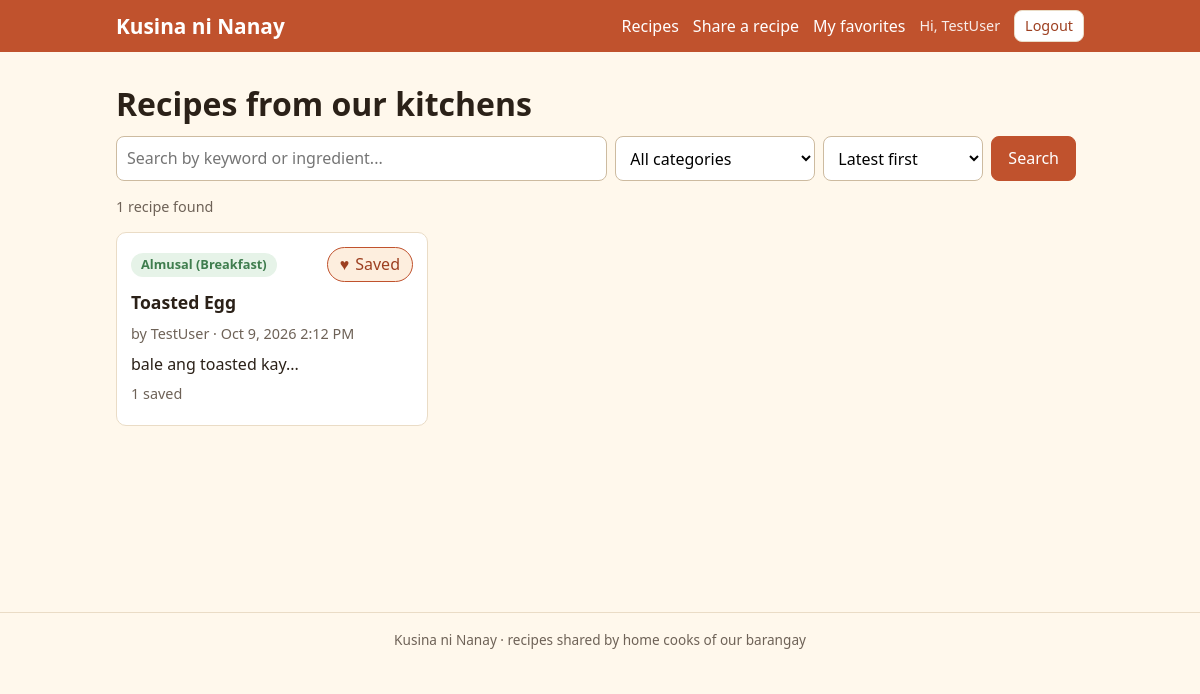
/index.php (signed in), run on the app's committed database.
### tables this page shows
CREATE TABLE `recipes` (
  `id` int(10) UNSIGNED NOT NULL,
  `user_id` int(10) UNSIGNED NOT NULL,
  `category_id` int(10) UNSIGNED NOT NULL,
  `title` varchar(120) NOT NULL,
  `description` varchar(500) NOT NULL,
  `steps` text NOT NULL,
  `created_at` datetime NOT NULL DEFAULT current_timestamp(),
  `edited_at` datetime DEFAULT NULL
);

CREATE TABLE `categories` (
  `id` int(10) UNSIGNED NOT NULL,
  `name` varchar(60) NOT NULL
);

CREATE TABLE `users` (
  `id` int(10) UNSIGNED NOT NULL,
  `name` varchar(100) NOT NULL,
  `email` varchar(255) NOT NULL,
  `password` varchar(255) NOT NULL,
  `created_at` datetime NOT NULL DEFAULT current_timestamp()
);

### bootstrap.php (called while the page is built, shortened)
<?php
spl_autoload_register(function ($class) {
    $file = __DIR__ . '/classes/' . $class . '.php';
});
function e($value): string
{
    return htmlspecialchars((string)$value, ENT_QUOTES, 'UTF-8');
}
function show_date($datetime): string
{
    return date('M j, Y g:i A', strtotime((string)$datetime));
}
function input_str(array $source, string $key): string
{
    return (isset($source[$key]) && is_string($source[$key])) ? trim($source[$key]) : '';
}

### classes/Auth.php (called while the page is built, shortened)
<?php
class Auth
{
    public static function id(): int
    {
        return (int)($_SESSION['user_id'] ?? 0);
    }
}

### classes/RecipeRepository.php (called while the page is built, shortened)
<?php
class RecipeRepository
{
    private $db;
    public function __construct(PDO $db)
    {
        $this->db = $db;
    }
    private function baseSql(): string
    {
        return 'SELECT r.id, r.user_id, r.category_id, r.title, r.description, r.steps,
                       r.created_at, r.edited_at,
                       u.name AS author, c.name AS category,
                       (SELECT COUNT(*) FROM favorites f WHERE f.recipe_id = r.id) AS saves,
                       EXISTS (SELECT 1 FROM favorites f2
                               WHERE f2.recipe_id = r.id AND f2.user_id = :me) AS is_fav
                FROM recipes r
                INNER JOIN users u ON u.id = r.user_id
                INNER JOIN categories c ON c.id = r.category_id';
    }
    public function search(int $me, string $keyword, int $categoryId, string $sort): array
    {
        $sql = $this->baseSql();
        $params = ['me' => $me];
        $where = [];
        if ($sort === 'saved') {
            $sql .= ' ORDER BY saves DESC, r.created_at DESC, r.id DESC';
        } else {
            $sql .= ' ORDER BY r.created_at DESC, r.id DESC';
        }
        $stmt = $this->db->prepare($sql);
        $stmt->execute($params);
        return $stmt->fetchAll();
    }
}

### index.php (the view, shortened to what this page needs)
<?php
require __DIR__ . '/bootstrap.php';
$db = Database::connect();
$recipes = new RecipeRepository($db);
$q = input_str($_GET, 'q');
$categoryId = (int)input_str($_GET, 'category');
$sort = input_str($_GET, 'sort') === 'saved' ? 'saved' : 'latest';
$results = $recipes->search(Auth::id(), $q, $categoryId, $sort);
require __DIR__ . '/partials/header.php';
?>
<h1>Recipes from our kitchens</h1>
<form method="get" class="filter-bar" role="search">
  <input type="search" name="q" value="<?= e($q) ?>" placeholder="Search by keyword or ingredient..." maxlength="100" aria-label="Keyword">
  <select name="category" aria-label="Category">
    <option value="0">All categories</option>
  </select>
  <select name="sort" aria-label="Sort">
    <option value="latest" <?= $sort === 'latest' ? 'selected' : '' ?>>Latest first</option>
  </select>
  <button type="submit" class="btn">Search</button>
</form>
<p class="muted"><?= count($results) ?> recipe<?= count($results) === 1 ? '' : 's' ?> found</p>
<?php if (!$results): ?>
  <div class="empty">No recipes found. <a href="recipe-form.php">Be the first to share one!</a></div>
<?php else: ?>
  <div class="grid">
    <?php foreach ($results as $r): ?>
      <?php require __DIR__ . '/partials/recipe-card.php'; ?>
    <?php endforeach; ?>
  </div>
<?php endif; ?>
<?php require __DIR__ . '/partials/footer.php'; ?>

### partials/recipe-card.php (shortened to what this page needs)
<article class="card recipe-card" data-recipe-card>
  <div class="card-top">
    <span class="tag"><?= e($r['category']) ?></span>
    <button type="button" class="fav-btn<?= $r['is_fav'] ? ' is-on' : '' ?>"
            data-recipe-id="<?= (int)$r['id'] ?>"
            aria-pressed="<?= $r['is_fav'] ? 'true' : 'false' ?>"
            title="Save to favorites">
      <span class="fav-icon" aria-hidden="true"><?= $r['is_fav'] ? '&#9829;' : '&#9825;' ?></span>
      <span class="fav-label"><?= $r['is_fav'] ? 'Saved' : 'Save' ?></span>
    </button>
  </div>
  <h3><a href="recipe.php?id=<?= (int)$r['id'] ?>"><?= e($r['title']) ?></a></h3>
  <p class="muted">by <?= e($r['author']) ?> &middot; <?= e(show_date($r['created_at'])) ?>
    <?php if ($r['edited_at']): ?>(edited <?= e(show_date($r['edited_at'])) ?>)<?php endif; ?></p>
  <p><?= e($r['description']) ?></p>
  <p class="muted"><span class="save-count" data-recipe-id="<?= (int)$r['id'] ?>"><?= (int)$r['saves'] ?></span> saved</p>
</article>

### assets/css/style.css (style rules this page uses)
:root { --cream: #fff8ec; --paper: #ffffff; --ink: #2b2118; --muted: #6e6257; --terracotta: #c0522d; --terracotta-dark: #9d3f20; --leaf: #3f7d4e; --line: #eadcc6; --danger: #b3261e; --radius: 10px; }
* { box-sizing: border-box; }
body { margin: 0; font-family: "Segoe UI", Tahoma, Arial, sans-serif; line-height: 1.55; color: var(--ink); background: var(--cream); }
h1 { font-size: 1.6rem; margin: 0.4em 0; line-height: 1.2; }
h3 { font-size: 1.1rem; margin: 0.4em 0; }
a { color: var(--terracotta-dark); }
.muted { color: var(--muted); font-size: 0.9rem; }
.btn { display: inline-block; padding: 9px 16px; border: 1px solid var(--terracotta); border-radius: 8px; background: var(--terracotta); color: #fff; font: inherit; cursor: pointer; text-decoration: none; }
input[type="text"], input[type="email"], input[type="password"], input[type="search"], select, textarea { width: 100%; padding: 9px 10px; border: 1px solid #cdbba0; border-radius: 8px; font: inherit; background: #fff; }
.filter-bar { display: grid; grid-template-columns: 1fr; gap: 8px; margin: 12px 0; }
.grid { display: grid; grid-template-columns: repeat(auto-fill, minmax(260px, 1fr)); gap: 16px; }
.card { background: var(--paper); border: 1px solid var(--line); border-radius: var(--radius); padding: 14px; }
.card p { margin: 0.4em 0; }
.card-top { display: flex; align-items: center; justify-content: space-between; gap: 8px; }
.recipe-card h3 a { color: var(--ink); text-decoration: none; }
.tag { display: inline-block; background: #e6f3e8; color: var(--leaf); border-radius: 999px; padding: 2px 10px; font-size: 0.8rem; font-weight: 600; }
.fav-btn { display: inline-flex; align-items: center; gap: 6px; background: #fff; border: 1px solid var(--line); border-radius: 999px; padding: 4px 12px; font: inherit; cursor: pointer; color: var(--muted); }
.fav-btn.is-on { color: var(--terracotta-dark); border-color: var(--terracotta); background: #fdeede; }
@media (min-width: 640px) { h1 { font-size: 2rem; } }
@media (min-width: 640px) { .filter-bar { grid-template-columns: 1fr 200px 160px auto auto; } }

### data on the page
recipes: category.name "Almusal (Breakfast)", title "Toasted Egg", user.name "TestUser", created_at "Oct 9, 2026 2:12 PM", description "bale ang toasted kay...", saves "1"

### other printed values
Auth::name() "TestUser"
count($results) "1"
